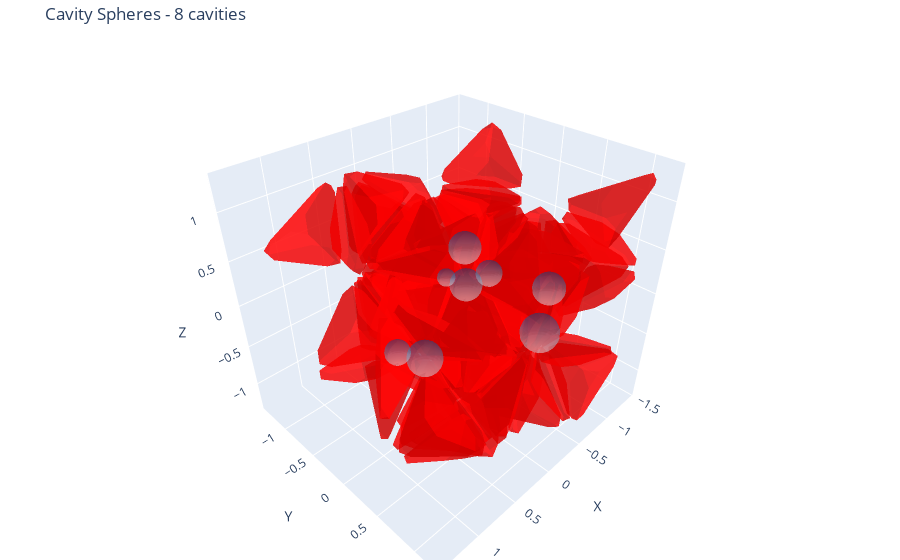

Source (notebook cell):
### Code cell
cavities = detect_simple_cavities(
    particles=duplicated_positions, 
    shape_vertices=shape_vertices, 
    shape_color=shape_color,
    grid_size=128, 
    padding=0.2,
    min_radius=0.1,#0.2,#0.33, 
    min_separation=0.2,  
    geometry_func=get_truncated_bipyramid_geometry, 
    truncation_factor=truncation_factor,
    min_surrounding_particles=2,
    max_empty_neighbors_fraction=0.8,
    boundary_margin=0.15
)
